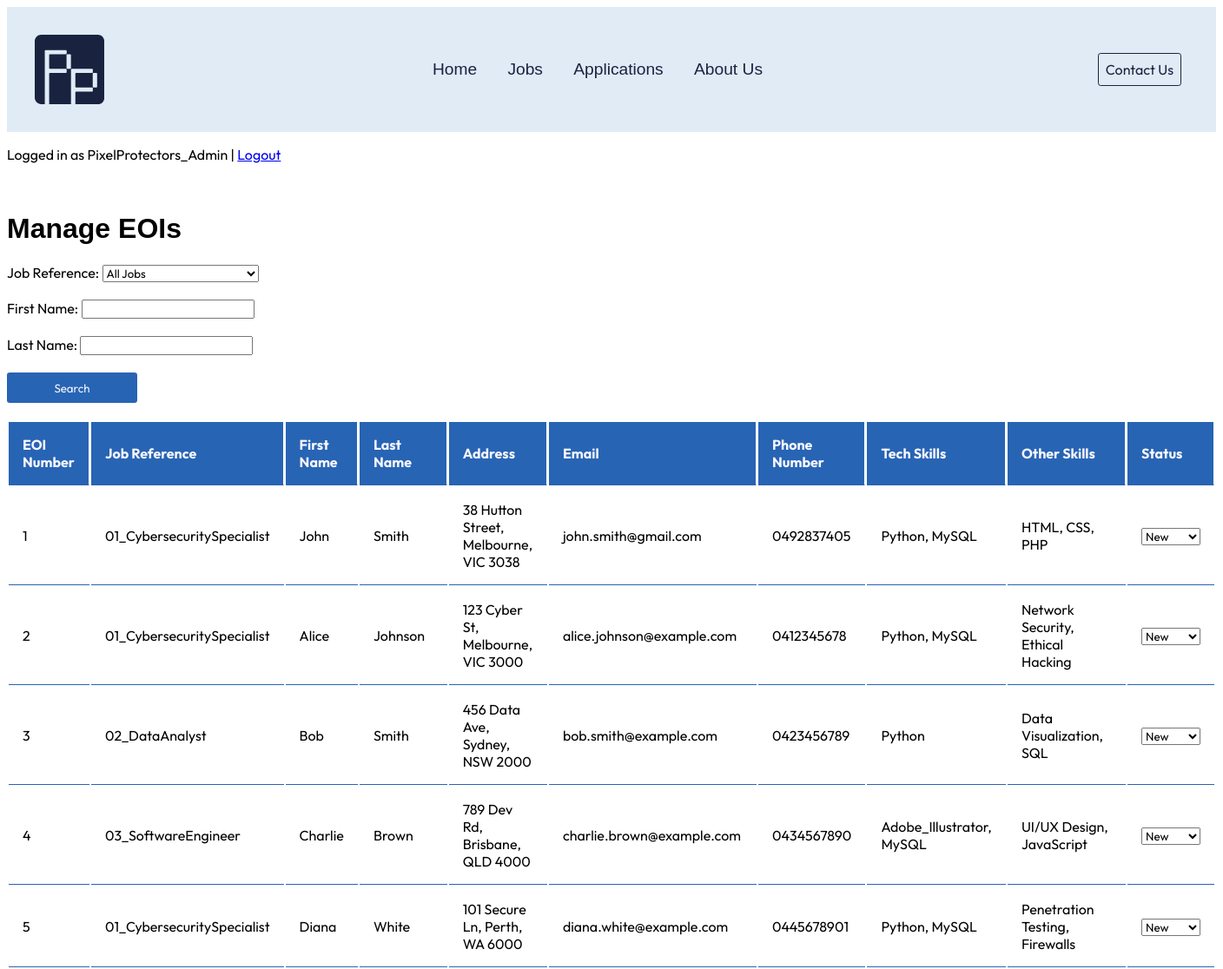
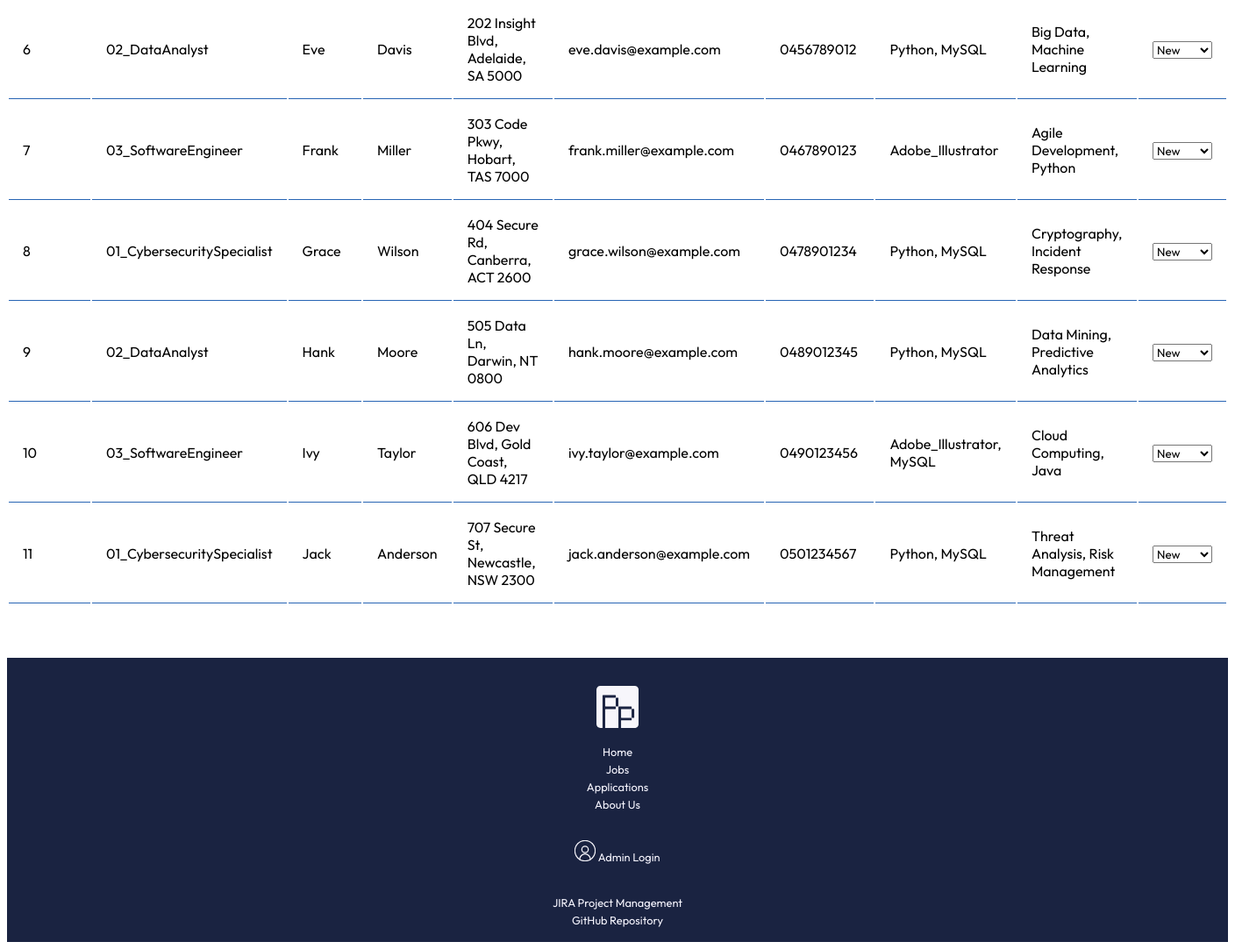
Screenshot of /manage.php (signed in) with the database file from the repository (2 pictures, top to bottom).
### tables this page shows
CREATE TABLE `eoi` (
  `EOInumber` int(11) NOT NULL,
  `JobReferenceNumber` varchar(50) NOT NULL,
  `FirstName` varchar(50) NOT NULL,
  `LastName` varchar(50) NOT NULL,
  `StreetAddress` varchar(100) NOT NULL,
  `Suburb` varchar(50) NOT NULL,
  `State` varchar(20) NOT NULL,
  `Postcode` varchar(10) NOT NULL,
  `Email` varchar(100) NOT NULL,
  `PhoneNumber` varchar(20) NOT NULL,
  `Python` varchar(50) DEFAULT NULL,
  `Adobe_Illustrator` varchar(50) DEFAULT NULL,
  `JAVA` varchar(50) DEFAULT NULL,
  `MySQL` varchar(50) DEFAULT NULL,
  `OtherSkills` text DEFAULT NULL,
  `Status` enum('New','Current','Final') NOT NULL DEFAULT 'New'
);

### manage.php (the view, shortened to what this page needs)
<?php
    $conn = mysqli_connect($host, $user, $pwd, $sql_db);
$sql = "SELECT * FROM eoi";
$result = mysqli_query($conn, $sql);
$filteredResults = [];
while ($row = mysqli_fetch_assoc($result)) {
    $match = true;
    if ($match) {
        $filteredResults[] = $row;
    }
}
?>
<!DOCTYPE html>
<html lang="en">
<head>
    <link rel="stylesheet" href="styles/styles.css">
</head>
<body>
    <?php include 'header.inc'; ?>
    <?php if (isset($_SESSION['username'])) {
            echo '<p>Logged in as ' . $_SESSION['username'] . ' | <a href="logout.php">Logout</a></p>';
    }
    ?>
    <br>
    <h1>Manage EOIs</h1>
    <form method="get">
        <div>
            <label for="job_ref">Job Reference:</label>
            <select id="job_ref" name="job_ref">
                <option value="All Jobs" <?= isset($_GET['job_ref']) && $_GET['job_ref'] === 'All Jobs' ? 'selected' : '' ?>>All Jobs</option>
            </select>
        </div>
        <br>
        <div>
            <label for="first_name">First Name:</label>
            <input type="text" id="first_name" name="first_name" value="<?= htmlspecialchars($_GET['first_name'] ?? '') ?>">
        </div>
        <br>
        <div>
            <label for="last_name">Last Name:</label>
            <input type="text" id="last_name" name="last_name" value="<?= htmlspecialchars($_GET['last_name'] ?? '') ?>">
        </div>
        <br>
        <button class="search-button" type="submit">Search</button>
    </form>
    <br>
    <table id="manage-table">
        <thead>
            <tr>
                <th>EOI Number</th>
                <th>Job Reference</th>
                <th>First Name</th>
                <th>Last Name</th>
                <th>Address</th>
                <th>Email</th>
                <th>Phone Number</th>
                <th>Tech Skills</th>
                <th>Other Skills</th>
                <th>Status</th>
            </tr>
        </thead>
        <tbody>
            <?php if (count($filteredResults) > 0): ?>
                <?php foreach ($filteredResults as $row): ?>
                    <tr>
                        <td><?= htmlspecialchars($row['EOInumber']) ?></td>
                        <td><?= htmlspecialchars($row['JobReferenceNumber']) ?></td>
                        <td><?= htmlspecialchars($row['FirstName']) ?></td>
                        <td><?= htmlspecialchars($row['LastName']) ?></td>
                        <td><?= htmlspecialchars("{$row['StreetAddress']}, {$row['Suburb']}, {$row['State']} {$row['Postcode']}") ?></td>
                        <td><?= htmlspecialchars($row['Email']) ?></td>
                        <td><?= htmlspecialchars($row['PhoneNumber']) ?></td>
                        <td>
                            <?php
                            $skills = ['Python', 'Adobe_Illustrator', 'Java', 'MySQL'];
                            $applicantSkills = [];
                            foreach ($skills as $skill) {
                                if ($row[$skill] == 'Yes') {
                                    $applicantSkills[] = $skill;
                                }
                            }
                            if (!empty($applicantSkills)) {
                                echo htmlspecialchars(implode(', ', $applicantSkills));
                            } else {
                                echo 'None';
                            }
                            ?>
                        </td>
                        <td><?= htmlspecialchars($row['OtherSkills']) ?></td>
                        <td>
                            <form method="post" style="display:inline;">
                                <select name="status" onchange="this.form.submit()">
                                    <option value="New" <?= $row['Status'] === 'New' ? 'selected' : '' ?>>New</option>
                                </select>
                            </form>
                        </td>
                    </tr>
                <?php endforeach; ?>
            <?php else: ?>
                <tr><td colspan="14">No records found.</td></tr>
            <?php endif; ?>
        </tbody>
    </table>
    <br>
    <br>
    <br>
    <?php include 'footer.inc'; ?>
</body>
</html>

### styles/styles.css (style rules this page uses)
* { font-family: outfit, Arial; }
h1 { font-family: NeoDunggeunmo, arial, sans-serif; }
#about-tables tbody, td, th, tr { padding: 1rem; border-bottom: 0.5px solid #2764B4; border-collapse: collapse; text-align: left; }
button.search-button { color: #F7F6FF; background-color: #2764b4; width: 150px; height: 35px; border: none; border-radius: 0.2rem; outline: none; }
#manage-table td, th, tr { padding: 1rem; border-bottom: 0.5px solid #2764B4; border-collapse: collapse; text-align: left; }
#manage-table thead th { background-color: #2764B4; color: #F7F6FF; border-right: 1px solid white; }

### rows the page displays
eoi: EOInumber "1", JobReferenceNumber "01_CybersecuritySpecialist", FirstName "John", LastName "Smith", StreetAddress+Suburb+State "38 Hutton Street, Melbourne, VIC 3038", Email "john.smith@gmail.com", PhoneNumber "0492837405", applicantSkills "Python, MySQL", OtherSkills "HTML, CSS, PHP", status "New"
eoi: EOInumber "2", JobReferenceNumber "01_CybersecuritySpecialist", FirstName "Alice", LastName "Johnson", StreetAddress+Suburb+State "123 Cyber St, Melbourne, VIC 3000", Email "alice.johnson@example.com", PhoneNumber "0412345678", applicantSkills "Python, MySQL", OtherSkills "Network Security, Ethical Hacking", status "New"
eoi: EOInumber "3", JobReferenceNumber "02_DataAnalyst", FirstName "Bob", LastName "Smith", StreetAddress+Suburb+State "456 Data Ave, Sydney, NSW 2000", Email "bob.smith@example.com", PhoneNumber "0423456789", applicantSkills "Python", OtherSkills "Data Visualization, SQL", status "New"
eoi: EOInumber "4", JobReferenceNumber "03_SoftwareEngineer", FirstName "Charlie", LastName "Brown", StreetAddress+Suburb+State "789 Dev Rd, Brisbane, QLD 4000", Email "charlie.brown@example.com", PhoneNumber "0434567890", applicantSkills "Adobe_Illustrator, MySQL", OtherSkills "UI/UX Design, JavaScript", status "New"
eoi: EOInumber "5", JobReferenceNumber "01_CybersecuritySpecialist", FirstName "Diana", LastName "White", StreetAddress+Suburb+State "101 Secure Ln, Perth, WA 6000", Email "diana.white@example.com", PhoneNumber "0445678901", applicantSkills "Python, MySQL", OtherSkills "Penetration Testing, Firewalls", status "New"
eoi: EOInumber "6", JobReferenceNumber "02_DataAnalyst", FirstName "Eve", LastName "Davis", StreetAddress+Suburb+State "202 Insight Blvd, Adelaide, SA 5000", Email "eve.davis@example.com", PhoneNumber "0456789012", applicantSkills "Python, MySQL", OtherSkills "Big Data, Machine Learning", status "New"
eoi: EOInumber "7", JobReferenceNumber "03_SoftwareEngineer", FirstName "Frank", LastName "Miller", StreetAddress+Suburb+State "303 Code Pkwy, Hobart, TAS 7000", Email "frank.miller@example.com", PhoneNumber "0467890123", applicantSkills "Adobe_Illustrator", OtherSkills "Agile Development, Python", status "New"
eoi: EOInumber "8", JobReferenceNumber "01_CybersecuritySpecialist", FirstName "Grace", LastName "Wilson", StreetAddress+Suburb+State "404 Secure Rd, Canberra, ACT 2600", Email "grace.wilson@example.com", PhoneNumber "0478901234", applicantSkills "Python, MySQL", OtherSkills "Cryptography, Incident Response", status "New"
eoi: EOInumber "9", JobReferenceNumber "02_DataAnalyst", FirstName "Hank", LastName "Moore", StreetAddress+Suburb+State "505 Data Ln, Darwin, NT 0800", Email "hank.moore@example.com", PhoneNumber "0489012345", applicantSkills "Python, MySQL", OtherSkills "Data Mining, Predictive Analytics", status "New"
eoi: EOInumber "10", JobReferenceNumber "03_SoftwareEngineer", FirstName "Ivy", LastName "Taylor", StreetAddress+Suburb+State "606 Dev Blvd, Gold Coast, QLD 4217", Email "ivy.taylor@example.com", PhoneNumber "0490123456", applicantSkills "Adobe_Illustrator, MySQL", OtherSkills "Cloud Computing, Java", status "New"
eoi: EOInumber "11", JobReferenceNumber "01_CybersecuritySpecialist", FirstName "Jack", LastName "Anderson", StreetAddress+Suburb+State "707 Secure St, Newcastle, NSW 2300", Email "jack.anderson@example.com", PhoneNumber "0501234567", applicantSkills "Python, MySQL", OtherSkills "Threat Analysis, Risk Management", status "New"

### other values shown
$_SESSION['username'] "PixelProtectors_Admin"
